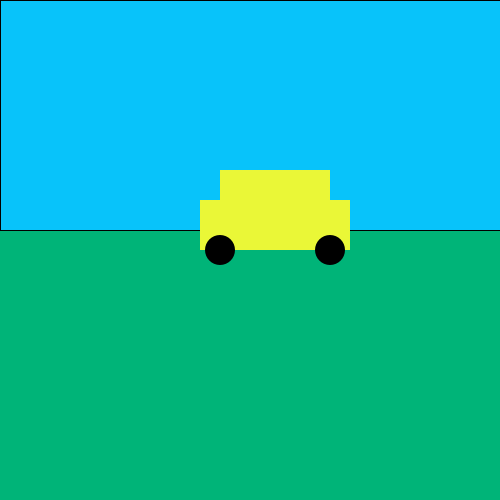
Frame 1 (no input)
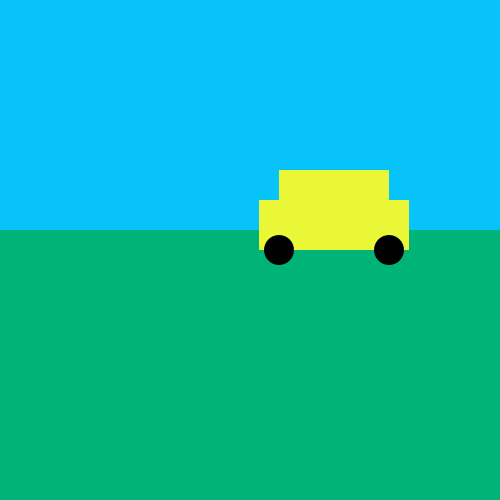
Frame 60 (the mouse pressed at the canvas centre just before this capture)
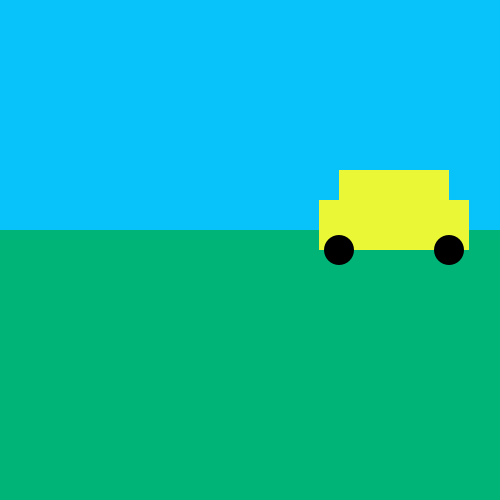
Frame 120 (the mouse held since frame 60 and released just before this capture)

The Processing sketch that drew these frames (run headless with seeded random() and noise(); from frame 60 on, the mouse is pressed at the canvas centre):

// Processing sketch: moving_car
// ── moving_car.pde
void setup(){
  size(500, 500);
}

int x = 200;
void draw (){
  background (000,180,120);
  fill(8,195,250);
  rect(0,0,500,230);
  noStroke();
  fill(234,247,55);
  rect(x, 200, 150,50);
  
  rect(x + 20, 170, 110, 40);

  fill(0,0,0);
  ellipse(x + 20, 250, 30, 30);
  ellipse(x + 130, 250, 30, 30);
  x = x + 1;

}
